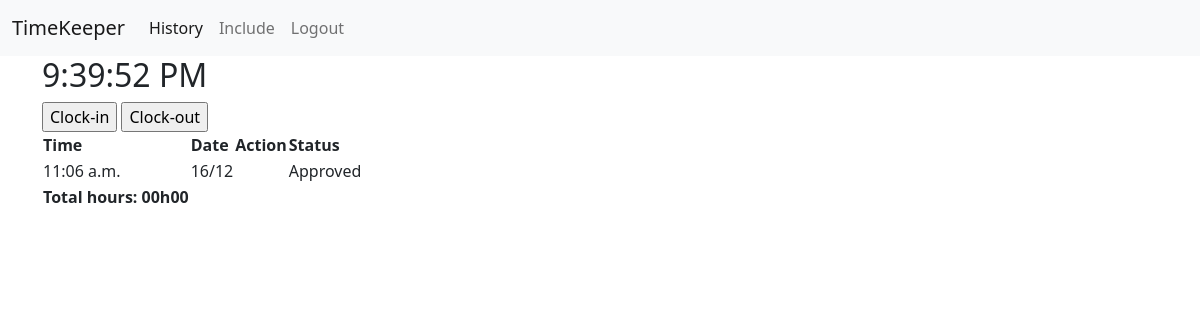
The app's page /history (signed in), older data.
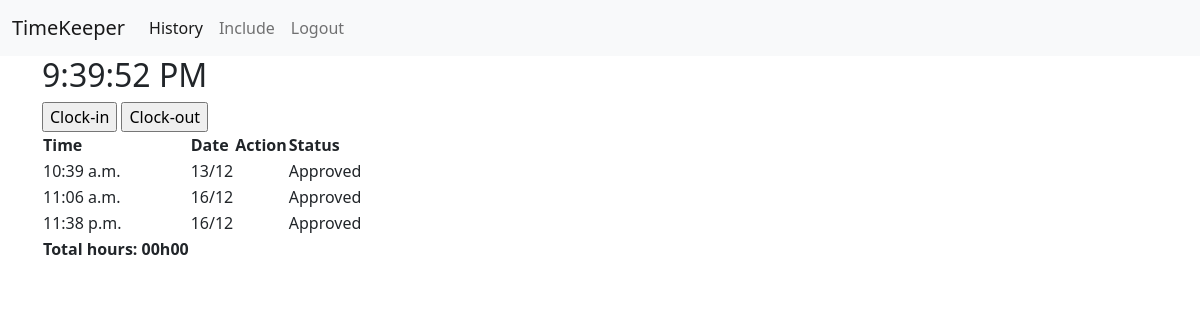
The same page, newer data.
### backend/models.py (models this page shows)
class Record(models.Model):
  user = models.ForeignKey(User, on_delete=models.CASCADE)
  date = models.DateTimeField(default=now)
  action = models.CharField(max_length=20, default='')
  status = models.CharField(max_length=20, default='Wating Approval')

### backend/views.py (the view)
# urls.py: path("history", views.history, name="history"),
def history(req):
    if not req.user.is_authenticated:
        messages.success(req, ("You must login to access this page"))
        return redirect("/auths")
    if req.method == "POST":
        record = Record()
        record.user = req.user
        record.status = "Approved"
        record.action = req.POST.get("action")
        record.save()
        return redirect("/history")
    else:
        records = Record.objects.filter(user=req.user).order_by("date__day")
        context = {"records": records, "workedHours": calculateWorkedHours(records)}
        return render(req, "backend/history.html", context)

### backend/views.py (called while the page is built, shortened)
def calculateWorkedHours(records):
    worked_hours = timedelta(0)
    check_in_records = list(
        filter(
            lambda record: record.action == "Clock-in" and record.status == "Approved",
            records,
        )
    )
    worked_seconds = worked_hours.seconds
    return "{:02}h{:02}".format(worked_seconds // 3600, worked_seconds % 3600 // 60)

### backend/templates/backend/history.html (shortened to what this page needs)
{% extends 'backend/base.html' %}
{% load static %}
{% block content%}
<div class="clockContainer">
  <h2 class="clock" id="clock"></h2>
  <form action="" method="post">
    <input type="submit" name="action" value="Clock-in">
    <input type="submit" name="action" value="Clock-out">
  </form>
</div>
<div class="historyContainer">
  <table>
    <tr>
      <th>Time</th>
      <th>Date</th>
      <th>Action</th>
      <th>Status</th>
    </tr>
    {% for record in records %}
    <tr>
      <td>{{ record.date|time }}</td>
      <td>{{ record.date|date:'d/m' }}</td>
      <td>{{ record.action }}</td>
      <td>{{ record.status }}</td>
    </tr>
    {% endfor %}
    <tr>
      <th>Total hours: {{ workedHours }}</th>
    </tr>
  </table>
</div>
{% endblock %}

Row changes from the older to the newer data that the page shows:
added Record: date "10:39 a.m.", date "13/12", status "Approved"
added Record: date "11:38 p.m.", date "16/12", status "Approved"
